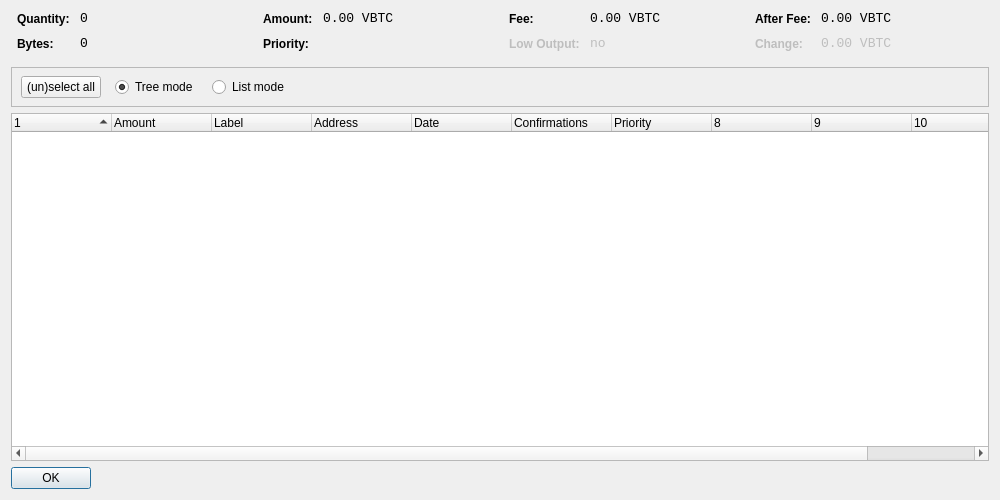
<?xml version="1.0" encoding="UTF-8"?>
<ui version="4.0">
 <class>CoinControlDialog</class>
 <widget class="QDialog" name="CoinControlDialog">
  <property name="geometry">
   <rect>
    <x>0</x>
    <y>0</y>
    <width>1000</width>
    <height>500</height>
   </rect>
  </property>
  <property name="windowTitle">
   <string>Coin Control</string>
  </property>
  <property name="styleSheet">
   <string notr="true">background-image: url(:/images/gr);</string>
  </property>
  <layout class="QVBoxLayout" name="verticalLayout">
   <item>
    <layout class="QHBoxLayout" name="horizontalLayoutTop" stretch="0,0,0,0">
     <property name="topMargin">
      <number>0</number>
     </property>
     <property name="bottomMargin">
      <number>10</number>
     </property>
     <item>
      <layout class="QFormLayout" name="formLayoutCoinControl1">
       <property name="horizontalSpacing">
        <number>10</number>
       </property>
       <property name="verticalSpacing">
        <number>10</number>
       </property>
       <property name="leftMargin">
        <number>6</number>
       </property>
       <property name="rightMargin">
        <number>6</number>
       </property>
       <item row="0" column="0">
        <widget class="QLabel" name="labelCoinControlQuantityText">
         <property name="styleSheet">
          <string notr="true">font-weight:bold;</string>
         </property>
         <property name="text">
          <string>Quantity:</string>
         </property>
        </widget>
       </item>
       <item row="0" column="1">
        <widget class="QLabel" name="labelCoinControlQuantity">
         <property name="font">
          <font>
           <family>Monospace</family>
           <pointsize>10</pointsize>
          </font>
         </property>
         <property name="cursor">
          <cursorShape>IBeamCursor</cursorShape>
         </property>
         <property name="contextMenuPolicy">
          <enum>Qt::ActionsContextMenu</enum>
         </property>
         <property name="text">
          <string notr="true">0</string>
         </property>
         <property name="textInteractionFlags">
          <set>Qt::LinksAccessibleByMouse|Qt::TextSelectableByKeyboard|Qt::TextSelectableByMouse</set>
         </property>
        </widget>
       </item>
       <item row="1" column="0">
        <widget class="QLabel" name="labelCoinControlBytesText">
         <property name="styleSheet">
          <string notr="true">font-weight:bold;</string>
         </property>
         <property name="text">
          <string>Bytes:</string>
         </property>
        </widget>
       </item>
       <item row="1" column="1">
        <widget class="QLabel" name="labelCoinControlBytes">
         <property name="font">
          <font>
           <family>Monospace</family>
           <pointsize>10</pointsize>
          </font>
         </property>
         <property name="cursor">
          <cursorShape>IBeamCursor</cursorShape>
         </property>
         <property name="contextMenuPolicy">
          <enum>Qt::ActionsContextMenu</enum>
         </property>
         <property name="text">
          <string notr="true">0</string>
         </property>
         <property name="textInteractionFlags">
          <set>Qt::LinksAccessibleByMouse|Qt::TextSelectableByKeyboard|Qt::TextSelectableByMouse</set>
         </property>
        </widget>
       </item>
      </layout>
     </item>
     <item>
      <layout class="QFormLayout" name="formLayoutCoinControl2">
       <property name="horizontalSpacing">
        <number>10</number>
       </property>
       <property name="verticalSpacing">
        <number>10</number>
       </property>
       <property name="leftMargin">
        <number>6</number>
       </property>
       <property name="rightMargin">
        <number>6</number>
       </property>
       <item row="0" column="0">
        <widget class="QLabel" name="labelCoinControlAmountText">
         <property name="styleSheet">
          <string notr="true">font-weight:bold;</string>
         </property>
         <property name="text">
          <string>Amount:</string>
         </property>
        </widget>
       </item>
       <item row="0" column="1">
        <widget class="QLabel" name="labelCoinControlAmount">
         <property name="font">
          <font>
           <family>Monospace</family>
           <pointsize>10</pointsize>
          </font>
         </property>
         <property name="cursor">
          <cursorShape>IBeamCursor</cursorShape>
         </property>
         <property name="contextMenuPolicy">
          <enum>Qt::ActionsContextMenu</enum>
         </property>
         <property name="text">
          <string notr="true">0.00 VBTC</string>
         </property>
         <property name="textInteractionFlags">
          <set>Qt::LinksAccessibleByMouse|Qt::TextSelectableByKeyboard|Qt::TextSelectableByMouse</set>
         </property>
        </widget>
       </item>
       <item row="1" column="0">
        <widget class="QLabel" name="labelCoinControlPriorityText">
         <property name="styleSheet">
          <string notr="true">font-weight:bold;</string>
         </property>
         <property name="text">
          <string>Priority:</string>
         </property>
        </widget>
       </item>
       <item row="1" column="1">
        <widget class="QLabel" name="labelCoinControlPriority">
         <property name="font">
          <font>
           <family>Monospace</family>
           <pointsize>10</pointsize>
          </font>
         </property>
         <property name="cursor">
          <cursorShape>IBeamCursor</cursorShape>
         </property>
         <property name="contextMenuPolicy">
          <enum>Qt::ActionsContextMenu</enum>
         </property>
         <property name="text">
          <string/>
         </property>
         <property name="textInteractionFlags">
          <set>Qt::LinksAccessibleByMouse|Qt::TextSelectableByKeyboard|Qt::TextSelectableByMouse</set>
         </property>
        </widget>
       </item>
      </layout>
     </item>
     <item>
      <layout class="QFormLayout" name="formLayoutCoinControl3">
       <property name="horizontalSpacing">
        <number>10</number>
       </property>
       <property name="verticalSpacing">
        <number>10</number>
       </property>
       <property name="leftMargin">
        <number>6</number>
       </property>
       <property name="rightMargin">
        <number>6</number>
       </property>
       <item row="0" column="0">
        <widget class="QLabel" name="labelCoinControlFeeText">
         <property name="styleSheet">
          <string notr="true">font-weight:bold;</string>
         </property>
         <property name="text">
          <string>Fee:</string>
         </property>
        </widget>
       </item>
       <item row="0" column="1">
        <widget class="QLabel" name="labelCoinControlFee">
         <property name="font">
          <font>
           <family>Monospace</family>
           <pointsize>10</pointsize>
          </font>
         </property>
         <property name="cursor">
          <cursorShape>IBeamCursor</cursorShape>
         </property>
         <property name="contextMenuPolicy">
          <enum>Qt::ActionsContextMenu</enum>
         </property>
         <property name="text">
          <string notr="true">0.00 VBTC</string>
         </property>
         <property name="textInteractionFlags">
          <set>Qt::LinksAccessibleByMouse|Qt::TextSelectableByKeyboard|Qt::TextSelectableByMouse</set>
         </property>
        </widget>
       </item>
       <item row="1" column="0">
        <widget class="QLabel" name="labelCoinControlLowOutputText">
         <property name="enabled">
          <bool>false</bool>
         </property>
         <property name="styleSheet">
          <string notr="true">font-weight:bold;</string>
         </property>
         <property name="text">
          <string>Low Output:</string>
         </property>
        </widget>
       </item>
       <item row="1" column="1">
        <widget class="QLabel" name="labelCoinControlLowOutput">
         <property name="enabled">
          <bool>false</bool>
         </property>
         <property name="font">
          <font>
           <family>Monospace</family>
           <pointsize>10</pointsize>
          </font>
         </property>
         <property name="cursor">
          <cursorShape>IBeamCursor</cursorShape>
         </property>
         <property name="contextMenuPolicy">
          <enum>Qt::ActionsContextMenu</enum>
         </property>
         <property name="text">
          <string notr="true">no</string>
         </property>
         <property name="textInteractionFlags">
          <set>Qt::LinksAccessibleByMouse|Qt::TextSelectableByKeyboard|Qt::TextSelectableByMouse</set>
         </property>
        </widget>
       </item>
      </layout>
     </item>
     <item>
      <layout class="QFormLayout" name="formLayoutCoinControl4">
       <property name="horizontalSpacing">
        <number>10</number>
       </property>
       <property name="verticalSpacing">
        <number>10</number>
       </property>
       <property name="leftMargin">
        <number>6</number>
       </property>
       <property name="rightMargin">
        <number>6</number>
       </property>
       <item row="0" column="0">
        <widget class="QLabel" name="labelCoinControlAfterFeeText">
         <property name="styleSheet">
          <string notr="true">font-weight:bold;</string>
         </property>
         <property name="text">
          <string>After Fee:</string>
         </property>
        </widget>
       </item>
       <item row="0" column="1">
        <widget class="QLabel" name="labelCoinControlAfterFee">
         <property name="font">
          <font>
           <family>Monospace</family>
           <pointsize>10</pointsize>
          </font>
         </property>
         <property name="cursor">
          <cursorShape>IBeamCursor</cursorShape>
         </property>
         <property name="contextMenuPolicy">
          <enum>Qt::ActionsContextMenu</enum>
         </property>
         <property name="text">
          <string notr="true">0.00 VBTC</string>
         </property>
         <property name="textInteractionFlags">
          <set>Qt::LinksAccessibleByMouse|Qt::TextSelectableByKeyboard|Qt::TextSelectableByMouse</set>
         </property>
        </widget>
       </item>
       <item row="1" column="0">
        <widget class="QLabel" name="labelCoinControlChangeText">
         <property name="enabled">
          <bool>false</bool>
         </property>
         <property name="styleSheet">
          <string notr="true">font-weight:bold;</string>
         </property>
         <property name="text">
          <string>Change:</string>
         </property>
        </widget>
       </item>
       <item row="1" column="1">
        <widget class="QLabel" name="labelCoinControlChange">
         <property name="enabled">
          <bool>false</bool>
         </property>
         <property name="font">
          <font>
           <family>Monospace</family>
           <pointsize>10</pointsize>
          </font>
         </property>
         <property name="cursor">
          <cursorShape>IBeamCursor</cursorShape>
         </property>
         <property name="contextMenuPolicy">
          <enum>Qt::ActionsContextMenu</enum>
         </property>
         <property name="text">
          <string notr="true">0.00 VBTC</string>
         </property>
         <property name="textInteractionFlags">
          <set>Qt::LinksAccessibleByMouse|Qt::TextSelectableByKeyboard|Qt::TextSelectableByMouse</set>
         </property>
        </widget>
       </item>
      </layout>
     </item>
    </layout>
   </item>
   <item>
    <widget class="QFrame" name="frame">
     <property name="minimumSize">
      <size>
       <width>0</width>
       <height>40</height>
      </size>
     </property>
     <property name="frameShape">
      <enum>QFrame::StyledPanel</enum>
     </property>
     <property name="frameShadow">
      <enum>QFrame::Sunken</enum>
     </property>
     <widget class="QWidget" name="horizontalLayoutWidget">
      <property name="geometry">
       <rect>
        <x>10</x>
        <y>0</y>
        <width>781</width>
        <height>41</height>
       </rect>
      </property>
      <layout class="QHBoxLayout" name="horizontalLayoutPanel" stretch="0,0,0,0">
       <property name="spacing">
        <number>14</number>
       </property>
       <item>
        <widget class="QPushButton" name="pushButtonSelectAll">
         <property name="sizePolicy">
          <sizepolicy hsizetype="Maximum" vsizetype="Fixed">
           <horstretch>0</horstretch>
           <verstretch>0</verstretch>
          </sizepolicy>
         </property>
         <property name="text">
          <string>(un)select all</string>
         </property>
        </widget>
       </item>
       <item>
        <widget class="QRadioButton" name="radioTreeMode">
         <property name="sizePolicy">
          <sizepolicy hsizetype="Maximum" vsizetype="Fixed">
           <horstretch>0</horstretch>
           <verstretch>0</verstretch>
          </sizepolicy>
         </property>
         <property name="text">
          <string>Tree mode</string>
         </property>
         <property name="checked">
          <bool>true</bool>
         </property>
        </widget>
       </item>
       <item>
        <widget class="QRadioButton" name="radioListMode">
         <property name="sizePolicy">
          <sizepolicy hsizetype="Maximum" vsizetype="Fixed">
           <horstretch>0</horstretch>
           <verstretch>0</verstretch>
          </sizepolicy>
         </property>
         <property name="text">
          <string>List mode</string>
         </property>
        </widget>
       </item>
       <item>
        <spacer name="horizontalSpacer">
         <property name="orientation">
          <enum>Qt::Horizontal</enum>
         </property>
         <property name="sizeHint" stdset="0">
          <size>
           <width>40</width>
           <height>20</height>
          </size>
         </property>
        </spacer>
       </item>
      </layout>
     </widget>
    </widget>
   </item>
   <item>
    <widget class="CoinControlTreeWidget" name="treeWidget">
     <property name="contextMenuPolicy">
      <enum>Qt::CustomContextMenu</enum>
     </property>
     <property name="sortingEnabled">
      <bool>false</bool>
     </property>
     <property name="columnCount">
      <number>11</number>
     </property>
     <attribute name="headerShowSortIndicator" stdset="0">
      <bool>true</bool>
     </attribute>
     <attribute name="headerStretchLastSection">
      <bool>false</bool>
     </attribute>
     <column>
      <property name="text">
       <string/>
      </property>
     </column>
     <column>
      <property name="text">
       <string>Amount</string>
      </property>
     </column>
     <column>
      <property name="text">
       <string>Label</string>
      </property>
     </column>
     <column>
      <property name="text">
       <string>Address</string>
      </property>
     </column>
     <column>
      <property name="text">
       <string>Date</string>
      </property>
     </column>
     <column>
      <property name="text">
       <string>Confirmations</string>
      </property>
      <property name="toolTip">
       <string>Confirmed</string>
      </property>
     </column>
     <column>
      <property name="text">
       <string>Priority</string>
      </property>
     </column>
     <column>
      <property name="text">
       <string/>
      </property>
     </column>
     <column>
      <property name="text">
       <string/>
      </property>
     </column>
     <column>
      <property name="text">
       <string/>
      </property>
     </column>
     <column>
      <property name="text">
       <string/>
      </property>
     </column>
    </widget>
   </item>
   <item>
    <widget class="QDialogButtonBox" name="buttonBox">
     <property name="sizePolicy">
      <sizepolicy hsizetype="Maximum" vsizetype="Fixed">
       <horstretch>0</horstretch>
       <verstretch>0</verstretch>
      </sizepolicy>
     </property>
     <property name="orientation">
      <enum>Qt::Horizontal</enum>
     </property>
     <property name="standardButtons">
      <set>QDialogButtonBox::Ok</set>
     </property>
    </widget>
   </item>
  </layout>
 </widget>
 <customwidgets>
  <customwidget>
   <class>CoinControlTreeWidget</class>
   <extends>QTreeWidget</extends>
   <header>coincontroltreewidget.h</header>
  </customwidget>
 </customwidgets>
 <resources/>
 <connections/>
</ui>
